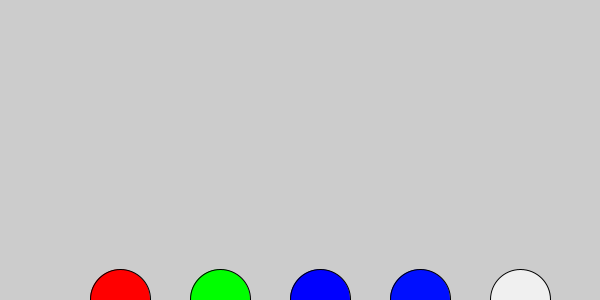
Frame 1 (no input)
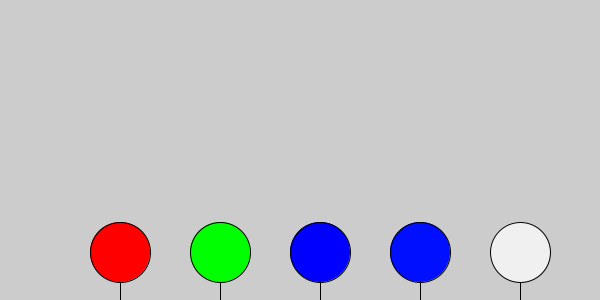
Frame 60 (the mouse pressed at the canvas centre just before this capture)
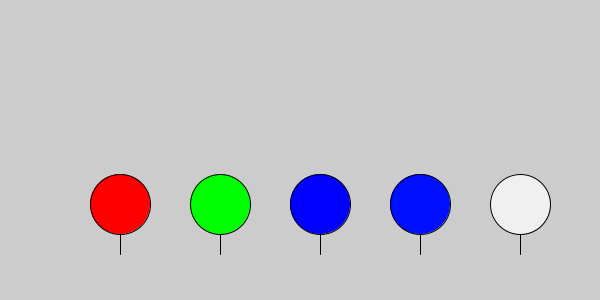
Frame 120 (the mouse held since frame 60 and released just before this capture)

The Processing sketch that drew these frames (run headless with seeded random() and noise(); from frame 60 on, the mouse is pressed at the canvas centre):

// Processing sketch: processing_170066
// ── processing_170066.pde

float speedR, speedG, speedB, speedJ, speedL;

void setup() {  //runs once on start
  size(600, 300);
  speedR=random(-.8,-1.2);
  speedG=random(-.8,-1.2);
  speedB=random(-.8,-1.2);
  speedJ=random(-.8,-1.2);
  speedL=random(-.8,-1.2);
} 

void draw() {  //Loop Continuously
  background(#CCCCCC);
  drawBalloon(#FF0000,100,speedR);
  drawBalloon(#00FF00,200,speedG);
  drawBalloon(#0000FF,300,speedB);
  drawBalloon(#000FFF,400,speedJ);
  drawBalloon(#F0F0F0,500,speedL);
}

void drawBalloon(color c, int yStart, float speed){  //runs when called
  resetMatrix();
  translate(0,250);
  translate(yStart,frameCount*speed );
  if (frameCount*speed >= 600-90) {  // stops loop for photo finish when winner finishes
      noLoop();  
  }
  fill(c);
  ellipse (20, 50, 60, 60);
  line(20, 100, 20, 80);
}
